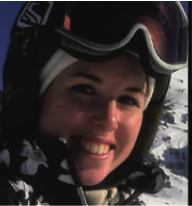
#> input picture f.png, 192 x 206 px
$ jupyter execute code.ipynb   (older library calls are emulated)
#> lines starting #> are read from the running program, lines starting #| are printed output that depends on the picture; after the words box and inside, x2 and y2 are one past the last pixel; in counts of white or black regions, pixels touching at a corner belong together
[cell 1]
import cv2
import numpy as np
from scipy.sparse import spdiags
from scipy.sparse.linalg import spsolve

[cell 2]
def face(img):
    gray = cv2.cvtColor(img, cv2.COLOR_BGR2GRAY)
    # Detect the faces
    face_cascade = cv2.CascadeClassifier('haarcascade_frontalface_default.xml')
    faces = face_cascade.detectMultiScale(gray, 1.1, 4)
    # Draw the rectangle around each face
    for (x, y, w, h) in faces:
        cv2.rectangle(img, (x, y), (x+w, y+h), (255, 0, 0), 2)
    cv2.imwrite("im.png", img)
    return faces

[cell 3]
def skinmask(img):
    temp= cv2.cvtColor(img, cv2.COLOR_RGB2BGR)
    lab_image = cv2.cvtColor(temp, cv2.COLOR_BGR2LAB)
    hsv_image = cv2.cvtColor(temp, cv2.COLOR_BGR2HSV)
    h,s,v = cv2.split(hsv_image)
    l,a,b = cv2.split(lab_image)
    skinMask = ((a-143)/(6.5))*((a-143)/(6.5)) + ((b-148)/(12))*((b-148)/(12))<1
    Ms = skinMask.astype('uint8') & ((s<0.25).astype('uint8') | (s>0.75).astype('uint8')).astype('uint8') & (h<0.095).astype('uint8')

[cell 4]
def wlsfilter(image_orig, lambda_=0.4, alpha=1.2, small_eps=1e-4):
    """
    ARGs:
    -----
    image: 0-255, uint8, single channel (e.g. grayscale or single L)
    lambda_:
    alpha:
    RETURN:
    -----
    out: base, 0-1, float
    detail: detail, 0-1, float
    """
    print('wls: lambda, alpha', lambda_, alpha)
    image = image_orig.astype(np.float)/255.0
    s = image.shape
    k = np.prod(s)

    dy = np.diff(image, 1, 0)
    dy = -lambda_ / (np.absolute(dy) ** alpha + small_eps)
    dy = np.vstack((dy, np.zeros(s[1], )))
    dy = dy.flatten()

    dx = np.diff(image, 1, 1)
    dx = -lambda_ / (np.absolute(dx) ** alpha + small_eps)
    dx = np.hstack((dx, np.zeros(s[0], )[:, np.newaxis]))
    dx = dx.flatten()

    a = spdiags(np.vstack((dx, dy)), [-s[0], -1], k, k)

    d = 1 - (dx + np.roll(dx, s[0]) + dy + np.roll(dy, 1))
    a = a + a.T + spdiags(d, 0, k, k)
    _out = spsolve(a, image.flatten()).reshape(s[::-1])
    out = np.rollaxis(_out,1)

    detail = image - out
    return out, detail

[cell 5]
from scipy.signal import argrelextrema
from matplotlib import pyplot as plt
def isBiModal(img):
    im1 = cv2.cvtColor(img, cv2.COLOR_BGR2GRAY)
    blur = cv2.GaussianBlur(im1,(5,5),0)
    hist = cv2.calcHist([blur],[0],None,[256],[0,256])
    plt.hist(img.ravel(),256,[0,256])
    plt.show()
    maxI = [ argrelextrema(hist, np.greater, order=1)[0]]
    # argrelextrema return (array([ 54, 132]),) (a tuple), only [0] used for 1d
    minI = [ argrelextrema(hist, np.less, order=1)[0]]
    print(len(maxI))
    print(len(maxI))
    if(len(maxI)>=2 and len(minI)>=1):
        return True, maxI[0], maxI[1], minI[0]
    else:
        return None

[cell 6]
img = cv2.imread("f.png")
#> img is the input picture: shape (206, 192, 3); mean B, G, R 49.2, 50.1, 58.1
print(img.shape)
#| (206, 192, 3)
faces = face(img)
#> in face, `gray = cv2.cvtColor(img, cv2.COLOR_BGR2GRAY)`:
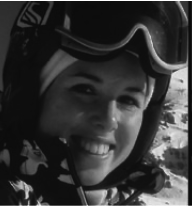
#> gray: shape (206, 192); min 9, max 255, mean 52.5
#> in face, `faces = face_cascade.detectMultiScale(gray, 1.1, 4)`: faces = ()
#> faces = ()
skinMask = skinmask(img)
#> in skinmask, `lab_image = cv2.cvtColor(temp, cv2.COLOR_BGR2LAB)`: lab_image: shape (206, 192, 3); mean of channels 0, 1, 2 51.3, 129.9, 123.4
#> in skinmask, `hsv_image = cv2.cvtColor(temp, cv2.COLOR_BGR2HSV)`: hsv_image: shape (206, 192, 3); mean H, S, V 81.8, 44.7, 60.3
#> in skinmask, `h,s,v = cv2.split(hsv_image)`:
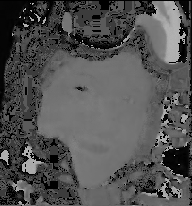
#> h: shape (206, 192); min 0, max 179, mean 81.8
#> in skinmask, `h,s,v = cv2.split(hsv_image)`:
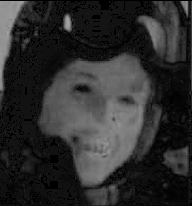
#> s: shape (206, 192); min 0, max 163, mean 44.7
#> in skinmask, `skinMask = ((a-143)/(6.5))*((a-143)/(6.5)) + ((b-148)/(12))*((b-148)/(..`: skinMask: shape (206, 192) bool; every value is 0
lab_image = cv2.cvtColor(img, cv2.COLOR_BGR2LAB)
#> lab_image: shape (206, 192, 3); mean of channels 0, 1, 2 52.8, 131.4, 130
l,a,b = cv2.split(lab_image)
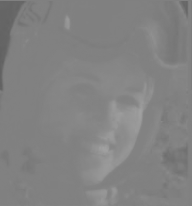
#> b: shape (206, 192); min 97, max 160, mean 130
base, detail = wlsfilter(l)
#> in wlsfilter, `dy = np.diff(image, 1, 0)`:
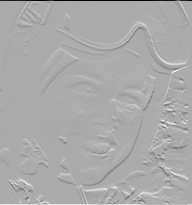
#> dy: shape (205, 192) float64; min -0.969, max 0.471, mean -0.00199; drawn with min black and max white
#> in wlsfilter, `dx = np.hstack((dx, np.zeros(s[0], )[:, np.newaxis]))`:
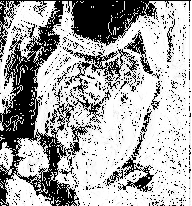
#> dx: shape (206, 192) float64; min -4000, max 0, mean -1309.6; drawn with min black and max white
#> in wlsfilter, `_out = spsolve(a, image.flatten()).reshape(s[::-1])`:
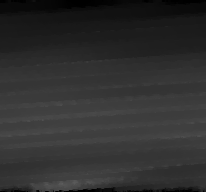
#> _out: shape (192, 206) float64; min 0.000207, max 0.368, mean 0.185
#> in wlsfilter, `out = np.rollaxis(_out,1)`:
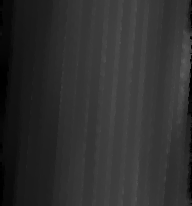
#> out: shape (206, 192) float64; min 0.000207, max 0.368, mean 0.185
#> in wlsfilter, `detail = image - out`:
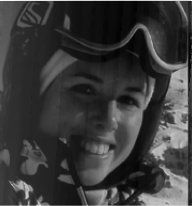
#> detail: shape (206, 192) float64; min -0.266, max 0.993, mean 0.022; drawn with min black and max white
ans = base
A = np.zeros((img.shape[0], img.shape[1]))
for (x,y,w,h) in faces:
    temp = np.zeros((w,h))
    temp = img[y:y+h, x:x+w, :]
    ar = isBiModal(temp)
    if(ar==None):
        continue
    else:
        print("HERE")
        d = ar[1]
        b = ar[2]
        m = ar[3]
        factor = (b-d)/(m-d)
        for i in range(x,x+w):
            for j in range(y,y+h):
                if(skinMask[i][j] and img[i][j]<=m):
                    A[i][j] = A[i][j] + factor*img[i][j]
#> this loop made 0 passes
#> A: shape (206, 192) float64; every value is 0

ans = ans*A
print(A)
#> (printed output is left out)
ans = ans + detail
cv2.imwrite('res.png',ans)
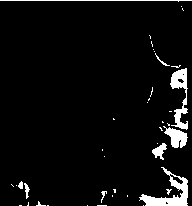
#> saved as res.png: shape (206, 192); values 0 (black) and 1 (white), 5.2% white; 40 white regions (31 under 20 px), largest, box (x1, y1, x2, y2) and area: (139, 167, 188, 206) 652, (170, 68, 188, 130) 494, (163, 126, 188, 148) 296
#> Out = True

$ run again, with 156bhai.png copied over f.png
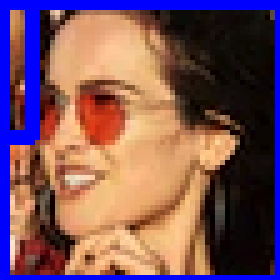
#> input picture 156bhai.png, 56 x 56 px (shown 5 times larger)
#> img is the input picture: shape (56, 56, 3); mean B, G, R 90.6, 82.8, 121.4
#| (56, 56, 3)
#> in face, `faces = face_cascade.detectMultiScale(gray, 1.1, 4)`: faces = [[2, 2, 50, 50]]
#> the loop in face, `for (x, y, w, h) in faces:` made 1 pass
#> after the loop in face, `for (x, y, w, h) in faces:`:
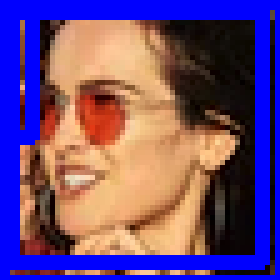
#> img: shape (56, 56, 3) (shown 5 times larger); 15.37% of pixels changed, all inside (x1, y1, x2, y2) = (2, 2, 54, 54)
#> hsv_image: shape (56, 56, 3); mean H, S, V 77.5, 179.1, 179.4
#> skinMask: shape (56, 56) bool; every value is 0
#> in wlsfilter, `dy = dy.flatten()`: dy = 3136 values, max 0 at index 3080, min -4000 at index 0, mean -1187.5
#> in wlsfilter, `dx = dx.flatten()`: dx = 3136 values, max 0 at index 55, min -4000 at index 0, mean -1103.9
#> d = 3136 values, max 16001 at index 1, min 1 at index 3135, mean 4583.8
#> the loop `for (x,y,w,h) in faces:` made 1 pass
#> (printed output is left out)
#> (printed output is left out)
#> `cv2.imwrite('res.png',ans)`:
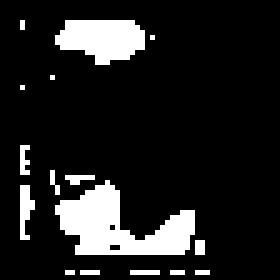
#> saved as res.png: shape (56, 56) (shown 5 times larger); values 0 (black) and 1 (white), 13.1% white; 16 white regions (13 under 20 px), largest, box (x1, y1, x2, y2) and area: (11, 36, 39, 51) 220, (11, 4, 29, 13) 119, (4, 37, 7, 48) 21
#> Out = True

$ run again, with 230bhai.png copied over f.png
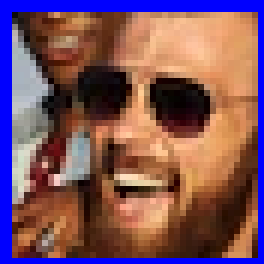
#> input picture 230bhai.png, 44 x 44 px (shown 6 times larger)
#> img is the input picture: shape (44, 44, 3); mean B, G, R 93.8, 83.6, 124.8
#| (44, 44, 3)
#> in face, `faces = face_cascade.detectMultiScale(gray, 1.1, 4)`: faces = ()
#> hsv_image: shape (44, 44, 3); mean H, S, V 91.9, 161.6, 159
#> skinMask: shape (44, 44) bool; every value is 0
#> in wlsfilter, `dy = dy.flatten()`: dy = 1936 values, max 0 at index 1892, min -4000 at index 0, mean -504.8
#> in wlsfilter, `dx = dx.flatten()`: dx = 1936 values, max 0 at index 43, min -4000 at index 0, mean -483.7
#> d = 1936 values, max 16001 at index 1, min 1 at index 1935, mean 1978
#> (printed output is left out)
#> `cv2.imwrite('res.png',ans)`:
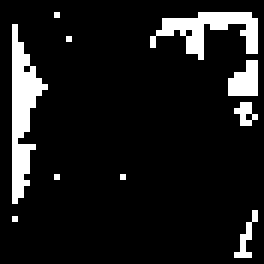
#> saved as res.png: shape (44, 44) (shown 6 times larger); values 0 (black) and 1 (white), 10.2% white in thin lines or dots, all inside (x1, y1, x2, y2) = (2, 2, 43, 43)
#> Out = True
